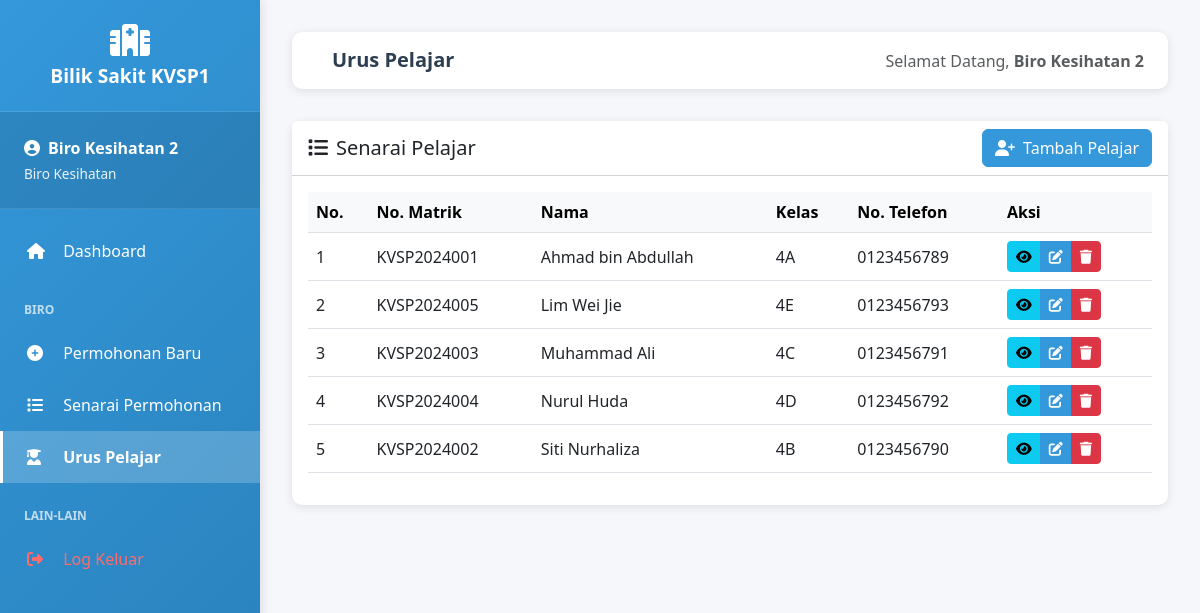
The app's page /pelajar.php (signed in) with its own data.
### tables this page shows
CREATE TABLE IF NOT EXISTS pelajar (
    id INT AUTO_INCREMENT PRIMARY KEY,
    no_matrik VARCHAR(20) NOT NULL UNIQUE,
    nama VARCHAR(100) NOT NULL,
    kelas VARCHAR(50),
    program VARCHAR(100),
    kursus VARCHAR(100),
    no_telefon VARCHAR(20),
    alamat TEXT,
    created_at TIMESTAMP DEFAULT CURRENT_TIMESTAMP
);

### pelajar.php (the view, shortened to what this page needs)
<?php
require_once 'config.php';
$query = "SELECT * FROM pelajar ORDER BY nama";
$result = mysqli_query($conn, $query);
include 'header.php';
?>
<div class="card">
    <div class="card-header bg-white d-flex justify-content-between align-items-center">
        <h5 class="mb-0"><i class="fas fa-list me-2"></i>Senarai Pelajar</h5>
        <button type="button" class="btn btn-primary" data-bs-toggle="modal" data-bs-target="#tambahPelajarModal">
            <i class="fas fa-user-plus me-2"></i>Tambah Pelajar
        </button>
    </div>
    <div class="card-body">
        <div class="table-responsive">
            <table class="table table-hover align-middle">
                <thead class="table-light">
                    <tr>
                        <th>No.</th>
                        <th>No. Matrik</th>
                        <th>Nama</th>
                        <th>Kelas</th>
                        <th>No. Telefon</th>
                        <th>Aksi</th>
                    </tr>
                </thead>
                <tbody>
                    <?php
                    $no = 1;
                    while ($row = mysqli_fetch_assoc($result)):
                    ?>
                        <tr>
                            <td><?php echo $no++; ?></td>
                            <td><?php echo htmlspecialchars($row['no_matrik']); ?></td>
                            <td><?php echo htmlspecialchars($row['nama']); ?></td>
                            <td><?php echo htmlspecialchars($row['kelas']); ?></td>
                            <td><?php echo htmlspecialchars($row['no_telefon']); ?></td>
                            <td>
                                <div class="btn-group btn-group-sm" role="group">
                                    <button type="button" class="btn btn-info"
                                            onclick='showDetail(<?php echo json_encode($row); ?>)'>
                                        <i class="fas fa-eye"></i>
                                    </button>
                                    <button type="button" class="btn btn-primary"
                                            onclick="editPelajar(<?php echo $row['id']; ?>, '<?php echo htmlspecialchars($row['no_matrik'], ENT_QUOTES); ?>', '<?php echo htmlspecialchars($row['nama'], ENT_QUOTES); ?>', '<?php echo htmlspecialchars($row['kelas'], ENT_QUOTES); ?>', '<?php echo htmlspecialchars($row['no_telefon'], ENT_QUOTES); ?>', '<?php echo htmlspecialchars($row['alamat'], ENT_QUOTES); ?>')">
                                        <i class="fas fa-edit"></i>
                                    </button>
                                    <button type="button" class="btn btn-danger"
                                            onclick="deletePelajar(<?php echo $row['id']; ?>, '<?php echo htmlspecialchars($row['nama'], ENT_QUOTES); ?>')">
                                        <i class="fas fa-trash"></i>
                                    </button>
                                </div>
                            </td>
                        </tr>
                    <?php endwhile; ?>
                </tbody>
            </table>
        </div>
    </div>
</div>
<?php include 'footer.php'; ?>

### header.php (style rules this page uses)
* { margin: 0; padding: 0; box-sizing: border-box; }
body { font-family: 'Segoe UI', Tahoma, Geneva, Verdana, sans-serif; background-color: #f5f7fa; overflow-x: hidden; }
.card { border: none; border-radius: 10px; box-shadow: 0 2px 10px rgba(0,0,0,0.1); transition: transform 0.3s; }
.btn-primary { background-color: #3498db; border-color: #3498db; }

### records on screen
pelajar: no_matrik "KVSP2024001", nama "Ahmad bin Abdullah", kelas "4A", no_telefon "0123456789"
pelajar: no_matrik "KVSP2024005", nama "Lim Wei Jie", kelas "4E", no_telefon "0123456793"
pelajar: no_matrik "KVSP2024003", nama "Muhammad Ali", kelas "4C", no_telefon "0123456791"
pelajar: no_matrik "KVSP2024004", nama "Nurul Huda", kelas "4D", no_telefon "0123456792"
pelajar: no_matrik "KVSP2024002", nama "Siti Nurhaliza", kelas "4B", no_telefon "0123456790"

### other values on screen
$_SESSION['nama'] "Biro Kesihatan 2"
$page_title "Urus Pelajar"
